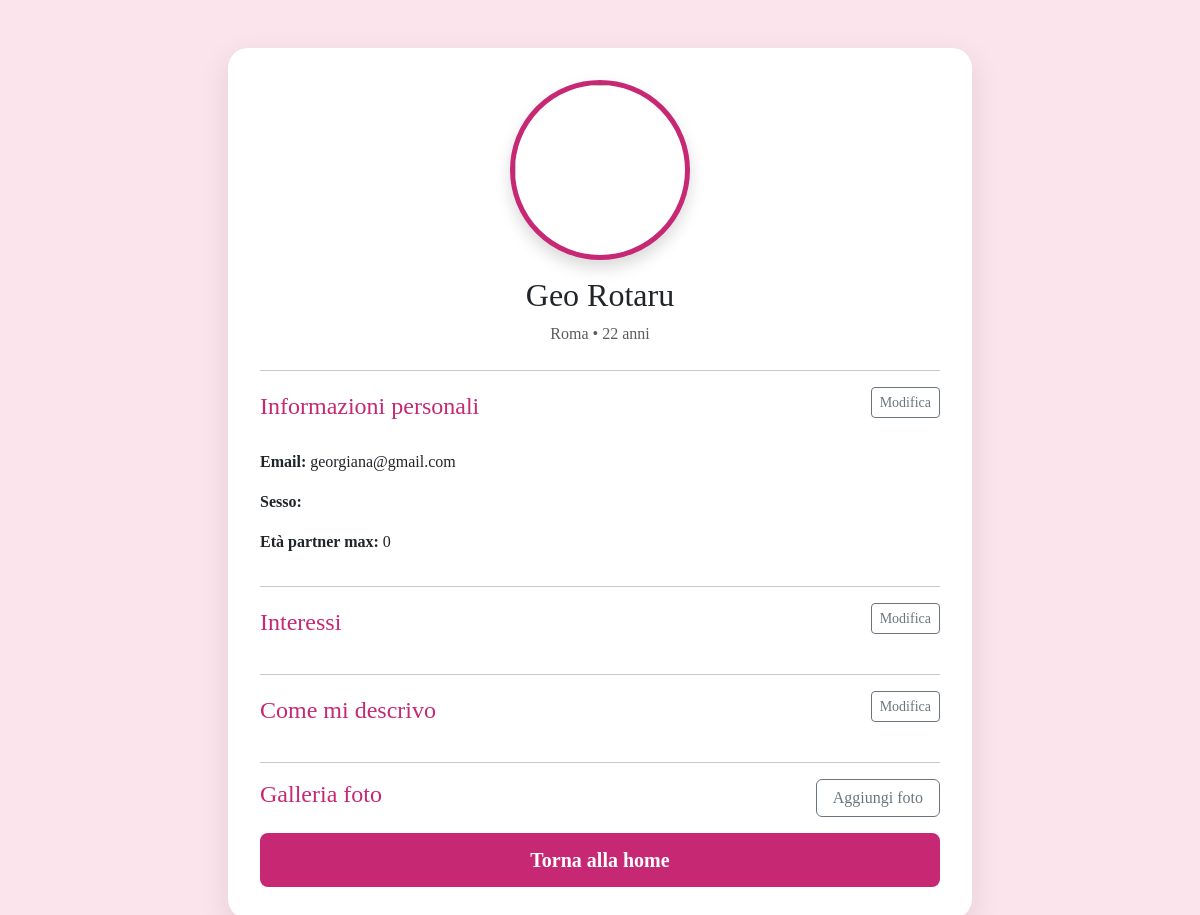
The app's page /profilo.php (signed in) with its own data.
### tables this page shows
CREATE TABLE `datiregistrazione` (
  `id_utente` varchar(30) NOT NULL,
  `email` varchar(30) NOT NULL,
  `password` varchar(30) NOT NULL,
  `nome` varchar(30) NOT NULL,
  `cognome` varchar(30) NOT NULL,
  `sesso` varchar(2),
  `eta` int(2) NOT NULL,
  `citta` varchar(30) NOT NULL,
  `maxEta` int(2) NOT NULL,
  `distanza` tinyint(1) NOT NULL,
  `sessoP` varchar(30) NOT NULL,
  `relazione` varchar(30) NOT NULL
);

### profilo.php (the view, shortened to what this page needs)
<?php
require __DIR__ . "/connessioneDB.php";
$id = $_SESSION['id_utente'];
$sql = "SELECT * FROM datiregistrazione WHERE id_utente = :id";
$stmt = $pdo->prepare($sql);
$stmt->execute([':id' => $id]);
$utente = $stmt->fetch();
$sqlFotoProfilo = "SELECT percorso FROM foto_utenti
                   WHERE id_utente = :id AND tipo = 'profilo' LIMIT 1";
$stmtFoto = $pdo->prepare($sqlFotoProfilo);
$stmtFoto->execute([':id' => $id]);
$fotoProfilo = $stmtFoto->fetch();
?>
<!DOCTYPE html>
<html lang="it">
<head>
    <link href="https://cdn.jsdelivr.net/npm/bootstrap@5.3.2/dist/css/bootstrap.min.css" rel="stylesheet">
</head>
<body>
<div class="container py-5">
    <div class="profile-card mx-auto col-lg-8">
        <div class="text-center mb-4">
            <div class="d-inline-block position-relative" style="cursor: pointer;" data-bs-toggle="modal" data-bs-target="#modificaFotoProfilo">
                <img src="<?= $fotoProfilo['percorso'] ?? 'default.jpg' ?>" class="profile-img shadow">
            </div>
            <h2 class="mt-3"><?= $utente['nome'] . " " . $utente['cognome'] ?></h2>
            <p class="text-muted"><?= $utente['citta'] ?> • <?= $utente['eta'] ?> anni</p>
        </div>
        <hr>
        <div class="d-flex justify-content-between align-items-center mb-3">
            <h4 style="color: var(--primary-color);">Informazioni personali</h4>
            <button class="btn btn-sm btn-outline-secondary mb-3"
                    data-bs-toggle="modal"
                    data-bs-target="#modificaInformazioni">
                    Modifica
            </button>
        </div>
        <div class="row">
            <p><strong>Email:</strong> <?= $utente['email'] ?></p>
            <p><strong>Sesso:</strong> <?= $utente['sesso'] ?></p>
            <p><strong>Età partner max: </strong> <?= $utente['maxEta'] ?></p>
            </div>
        <hr>
        <div class="d-flex justify-content-between align-items-center mb-3">
            <h4 style="color: var(--primary-color);">Interessi</h4>
            <button class="btn btn-sm btn-outline-secondary mb-3"
                    data-bs-toggle="modal"
                    data-bs-target="#modificaInteressi">
                    Modifica
            </button>
        </div>
        <hr>
         <div class="d-flex justify-content-between align-items-center mb-3">
            <h4 style="color: var(--primary-color);">Come mi descrivo</h4>
            <button class="btn btn-sm btn-outline-secondary mb-3"
                    data-bs-toggle="modal"
                    data-bs-target="#modificaAggettivi">
                    Modifica
            </button>
        </div>
        <hr>
        <div class="d-flex justify-content-between align-items-center mb-3">
            <h4 style="color: var(--primary-color);">Galleria foto</h4>
            <button class="btn btn-outline-secondary px-3"
                    data-bs-toggle="modal"
                    data-bs-target="#carica_nuova_foto">
                Aggiungi foto
            </button>
        </div>
            <div class="d-grid">
                <button type="submit" class="btn btn-primary-action text-white btn-lg">
                    Torna alla home
                </button>
            </div>
        </div>
    </div>
</body>
</html>

### profilo.php (style rules this page uses)
:root { --primary-color: #c62874; --accent-color: #fce4ec; --text-main: #333; }
body { background-color: var(--accent-color); font-family: 'Monteserrat'; }
.btn-primary-action { background-color: var(--primary-color); border: none; color: white; padding: 12px; font-weight: 600; transition: opacity 0.3s; }
.profile-card { background: white; border-radius: 20px; padding: 2rem; box-shadow: 0 10px 30px rgba(0,0,0,0.1); }
.profile-img { width: 180px; height: 180px; border-radius: 50%; object-fit: cover; border: 5px solid var(--primary-color); }

### records on screen
datiregistrazione: nome "Geo", cognome "Rotaru", citta "Roma", eta "22", email "georgiana@gmail.com", maxEta "0"
